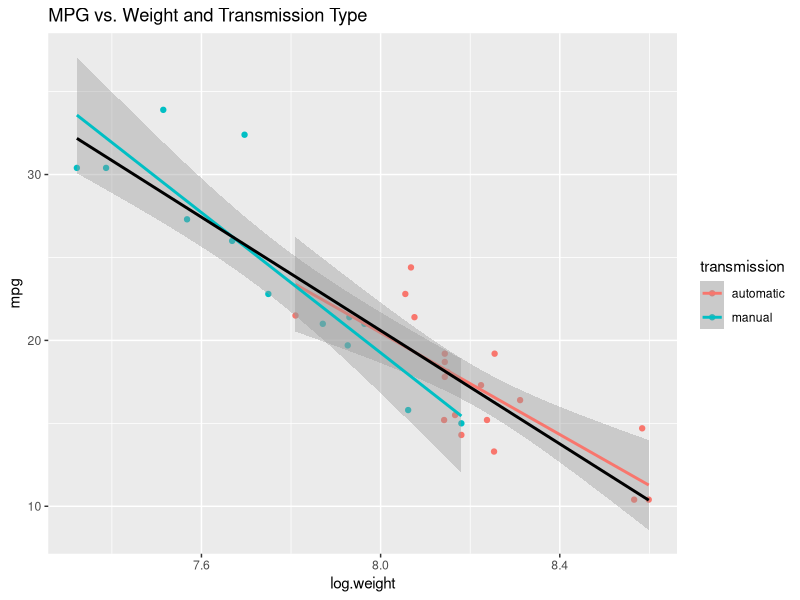
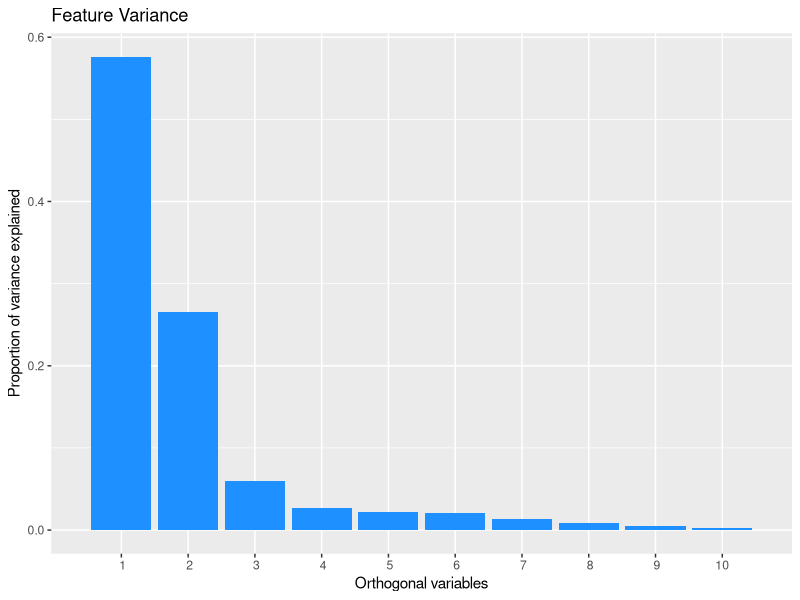
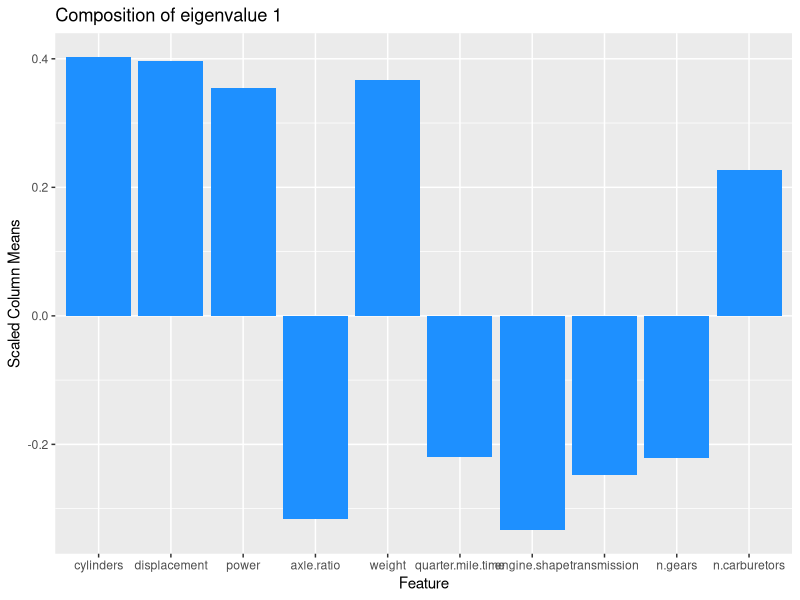
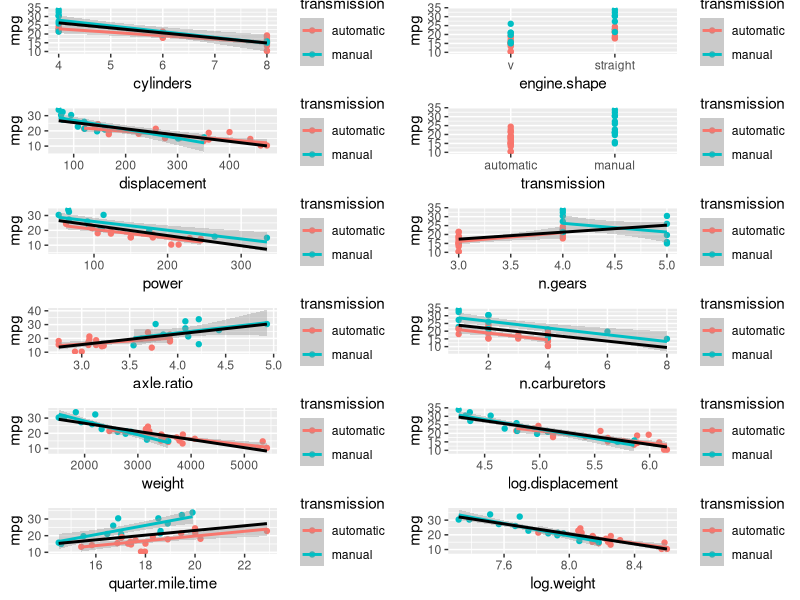

The R script that drew these images, in order:
## ---- chunk 1
library(datasets)
library(dplyr)
library(xtable)
# library(GGally)
library(ggplot2)

graphics.off()

setwd("~/../datascience/RegressionModels-MotorCars")
data(mtcars)

# ?mtcars

# rename vars
mtcars <- rename(mtcars, cylinders=cyl, displacement=disp, power=hp, 
                 axle.ratio=drat, weight=wt, quarter.mile.time=qsec, 
                 engine.shape=vs, transmission=am, n.gears=gear, 
                 n.carburetors=carb)

# move row names into it's own column
mtcars <-  mutate(mtcars, carnames=rownames(mtcars))
# move carnames to 1st column
mtcars <- mtcars[,c(ncol(mtcars),1:length(mtcars)-1)]
## ---- chunk 2
# clarify values based on ?mtcars info
mtcars <- mutate(mtcars,
                 weight=weight*1000,
                 engine.shape=factor(engine.shape, levels=c(0,1), 
                                     labels=c("v","straight")),
                 transmission=factor(transmission, levels=c(0,1),
                                     labels=c("automatic","manual")),
                 log.displacement=log(displacement),
                 log.weight=log(weight))

# for ease of using plot(myfit)
rownames(mtcars) <- mtcars$carnames
# note: engine.shape has levels(0,1) = ("v","straight")
#       transmission has levels(0,1) = ("auto","manual")
## ---- chunk 3
tab <- xtable(head(mtcars))
print(tab, type = "html")
## ---- chunk 4
mtcars %>% group_by(transmission) %>% summarize(mean(mpg))
## ---- chunk 5
# consider avoiding ggplot calls inside of a function. Behavior can be unpredictable
plot.mpg.by <- function(var, main=NULL) {
    ggplot(mtcars, aes_string(x=var, y="mpg", col="transmission")) +
        geom_point() + 
        geom_smooth(method="lm") +
        geom_smooth(aes_string(x=var, y="mpg"), method="lm", 
                    col="black", se=FALSE) +
        labs(title=main)
}
## ---- chunk 6
plot.mpg.by("log.weight", main="MPG vs. Weight and Transmission Type")
## ---- chunk 7
inputs <- select(mtcars, cylinders:n.carburetors)
mtcars.svd <- svd(scale(sapply(inputs, unclass)))

gg <- ggplot() + 
    geom_bar(aes(x=1:length(mtcars.svd$d), 
                 y=mtcars.svd$d^2/sum(mtcars.svd$d^2)),
             stat="identity",
             fill="dodgerblue") + 
    scale_x_discrete(limits=1:length(inputs)) +
    labs(title="Feature Variance") +
    labs(x="Orthogonal variables") +
    labs(y="Proportion of variance explained")
print(gg)
## ---- chunk 8
eigval <- 1
gg.svd.eigval <- ggplot() + 
    geom_bar(aes(x=1:length(inputs), y=mtcars.svd$v[,eigval]),
             stat="identity",
             fill="dodgerblue") + 
        scale_x_discrete(limits=names(inputs)) +
        labs(title=paste("Composition of eigenvalue",eigval)) +
        labs(x="Feature") +
        labs(y="Scaled Column Means")
print(gg.svd.eigval)
## ---- chunk 9
fit <- list()
fit[[1]] <- lm(mpg ~ transmission, data=mtcars)
fit[[2]] <- lm(mpg ~ transmission + log.weight, data=mtcars)
fit[[3]] <- lm(mpg ~ transmission + log.weight + log.displacement, data=mtcars)
fit[[4]] <- lm(mpg ~ transmission + log.weight + log.displacement +
               quarter.mile.time, data=mtcars)
fit[[5]] <- lm(mpg ~ transmission + 
                 log.weight + log.displacement +
                 cylinders + 
                 power + axle.ratio +
                 quarter.mile.time + engine.shape +
                 n.gears + n.carburetors, data=mtcars)

fit.anova <- anova(fit[[1]], fit[[2]], fit[[3]], fit[[4]], fit[[5]])
print(fit.anova)

bestfit <- fit[[tail(which(fit.anova$"Pr(>F)" <= .05),n=1)]]
bestmodel <- deparse(bestfit$call)
bestmodel <- paste0(bestmodel[1],bestmodel[2])
## ---- chunk 10

## ---- chunk 11
# Multiple plot function
#
# ggplot objects can be passed in ..., or to plotlist (as a list of ggplot objects)
# - cols:   Number of columns in layout
# - layout: A matrix specifying the layout. If present, 'cols' is ignored.
#
# If the layout is something like matrix(c(1,2,3,3), nrow=2, byrow=TRUE),
# then plot 1 will go in the upper left, 2 will go in the upper right, and
# 3 will go all the way across the bottom.
#
# credit: http://www.cookbook-r.com/Graphs/Multiple_graphs_on_one_page_(ggplot2)/
# author: winston@stdout.org
#
multiplot <- function(..., plotlist=NULL, file, cols=1, layout=NULL) {
  library(grid)

  # Make a list from the ... arguments and plotlist
  plots <- c(list(...), plotlist)

  numPlots = length(plots)

  # If layout is NULL, then use 'cols' to determine layout
  if (is.null(layout)) {
    # Make the panel
    # ncol: Number of columns of plots
    # nrow: Number of rows needed, calculated from # of cols
    layout <- matrix(seq(1, cols * ceiling(numPlots/cols)),
                    ncol = cols, nrow = ceiling(numPlots/cols))
  }

 if (numPlots==1) {
    print(plots[[1]])

  } else {
    # Set up the page
    grid.newpage()
    pushViewport(viewport(layout = grid.layout(nrow(layout), ncol(layout))))

    # Make each plot, in the correct location
    for (i in 1:numPlots) {
      # Get the i,j matrix positions of the regions that contain this subplot
      matchidx <- as.data.frame(which(layout == i, arr.ind = TRUE))

      print(plots[[i]], vp = viewport(layout.pos.row = matchidx$row,
                                      layout.pos.col = matchidx$col))
    }
  }
}
## ---- chunk 12
# MPG vs feature broken out between automatic and manual
gg  <- list()
ii <- 0
for (feat.name in names(mtcars)[3:ncol(mtcars)]) {
    #tmp <- select(mtcars, mpg, transmission, feat.name)
    #rename(tmp, )
    ii <- ii + 1
    gg[[ii]] <- plot.mpg.by(feat.name)
}
windows(width = 9, height = 10, xpos = 0, rescale="fixed")
multiplot(plotlist = gg, cols=2)

#windows(width = 13, height = 11, xpos = 30)
#pairs(select(mtcars, -carnames), panel = panel.smooth, main = "Motor Cars", 
#      col = 3 + (mtcars$log.displacement > 5.25))

# ggpairs(mtcars, lower=list(continuous = "smooth"), params=c(method="lm"))
## ---- chunk 13
# This doesn't work because of ggplot's inability to calculate valiables from local scope
#gg  <- list()
#for (ii in 1:length(mtcars.svd$d)) {
#    #tmp <- select(mtcars, mpg, transmission, feat.name)
#    #rename(tmp, )
#    eigval <<- ii
#    gg[[ii]] <- ggplot(environment=environment()) + 
#        geom_bar(aes(x=1:length(inputs), y=mtcars.svd$v[,eigval]),
#                 stat="identity",
#                 fill="dodgerblue") + 
#        scale_x_discrete(limits=names(inputs)) +
#        labs(title=paste("Composition of eigenvalue",eigval)) +
#        labs(x="Feature") +
#        labs(y="Scaled Column Means")
#}
#windows(width = 9, height = 10, xpos = 0, rescale="fixed")
#multiplot(plotlist = gg, cols=2)
